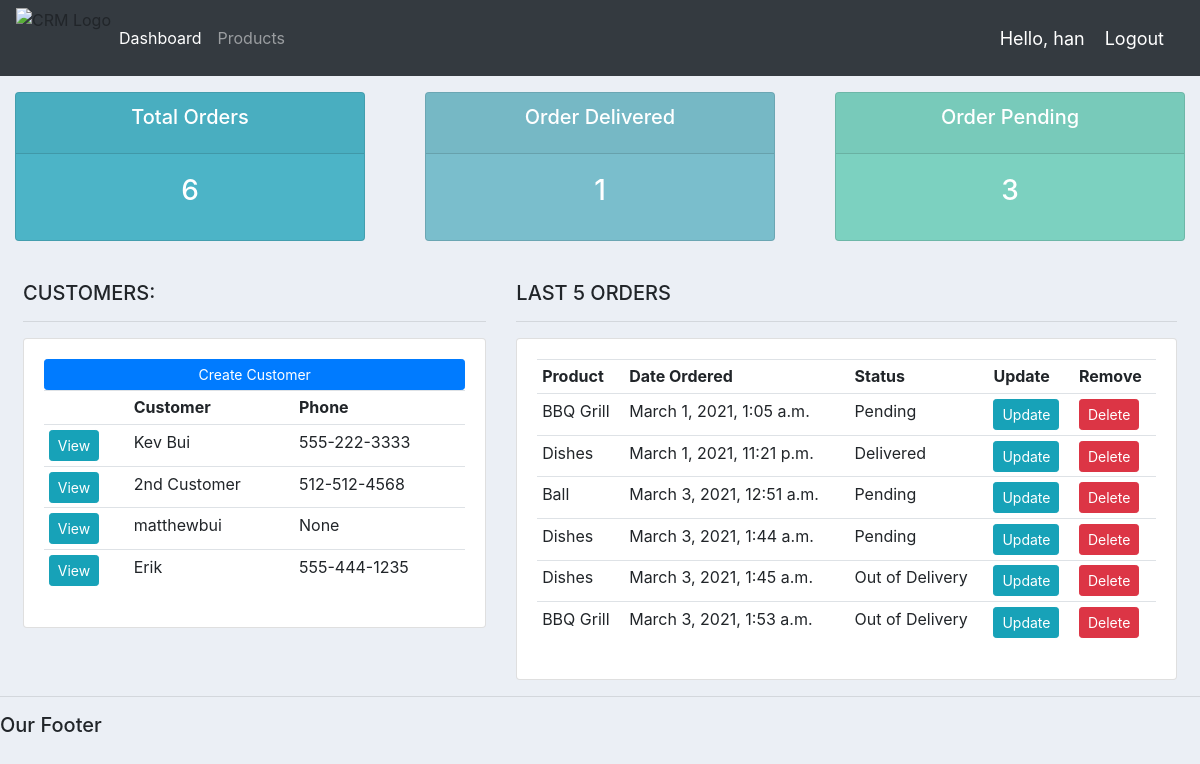
The app's page / (signed in) with its own data.
### accounts/models.py (models this page shows, shortened)
class Customer(models.Model):
    user = models.OneToOneField(
        User, null=True, blank=True, on_delete=models.CASCADE)
    name = models.CharField(max_length=200, null=True)
    phone = models.CharField(max_length=200, null=True)
    email = models.CharField(max_length=200, null=True)
    profile_pic = models.ImageField(
        default="default-profile.jpg", null=True, blank=True)
    date_created = models.DateTimeField(auto_now_add=True)

class Order(models.Model):
    STATUS = (  # tuple
        ('Pending', 'Pending'),
        ('Out of Delivery', 'Out of Delivery'),
        ('Delivered', 'Delivered'),
    )
    customer = models.ForeignKey(
        Customer, null=True, on_delete=models.SET_NULL)
    product = models.ForeignKey(Product, null=True, on_delete=models.SET_NULL)
    date_created = models.DateTimeField(auto_now_add=True)
    status = models.CharField(max_length=200, null=True, choices=STATUS)

class Product(models.Model):
    CATEGORY = (  # tuple
        ('Indoor', 'Indoor'),
        ('Outdoor', 'Outdoor'),
    )
    name = models.CharField(max_length=200, null=True)
    price = models.FloatField(null=True)
    category = models.CharField(max_length=200, null=True, choices=CATEGORY)
    description = models.CharField(max_length=200, null=True, blank=True)
    date_created = models.DateTimeField(auto_now_add=True, null=True)
    tag = models.ManyToManyField(Tag)
    def __str__(self):
        return self.name

### accounts/decorators.py (the view)
    def wrapper_func(request, *args, **kwargs):
        group = None
        if request.user.groups.exists():
            group = request.user.groups.all()[0].name
        if group == 'customer':
            return redirect('user-page')
        if group == 'admin':
            return view_func(request, *args, **kwargs)

### accounts/views.py (called while the page is built)
@login_required(login_url='login')  # calling first
@admin_only
def home(request):
    orders = Order.objects.all()
    customers = Customer.objects.all()
    total_customers = customers.count()
    total_orders = orders.count()
    delivered = orders.filter(status='Delivered').count()
    pending = orders.filter(status='Pending').count()
    context = {'orders': orders,
               'customers': customers,
               'total_customers': total_customers,
               'total_orders': total_orders,
               'delivered': delivered,
               'pending': pending
               }
    return render(request, 'accounts/dashboard.html', context)

### accounts/templates/accounts/dashboard.html
{% extends 'accounts/main.html' %}
{% block content %}
{% include 'accounts/status.html' %}
<br>
<div class="row mx-2">
    <div class="col-md-5">
        <h5>CUSTOMERS:</h5>
        <hr>
        <div class="card card-body">
            <a href="" class="btn btn-primary btn-sm btn-block">Create Customer</a>
            <table class="table table-sm">
                <tr>
                    <th></th>
                    <th>Customer</th>
                    <th>Phone</th>
                </tr>
                {% for customer in customers %}
                    <tr>
                        <td><a class="btn btn-sm btn-info" href="{% url 'customer' customer.id %}">View</a></td>
                        <td>{{customer.name}}</td>
                        <td>{{customer.phone}}</td>
                    </tr>
                {% endfor %}
            </table>
        </div>
    </div>
    <div class="col-md-7">
        <h5>LAST 5 ORDERS</h5>
        <hr>
        <div class="card card-body">
            <table class="table table-sm">
                <tr>
                    <th>Product</th>
                    <th>Date Ordered</th>
                    <th>Status</th>
                    <th>Update</th>
                    <th>Remove</th>
                </tr>
                {% for order in orders %}
                    <tr>
                        <td>{{order.product}}</td>
                        <td>{{order.date_created}}</td>
                        <td>{{order.status}}</td>
                        <td><a href="{% url 'update_order' order.id %}" class="btn btn-info btn-sm">Update</a></td>
                        <td><a href="{% url 'delete_order' order.id %}" class="btn btn-danger btn-sm">Delete</a></td>
                    </tr>
                {% endfor %}
            </table>
        </div>
    </div>
</div>
{% endblock content %}

### accounts/templates/accounts/navbar.html (shortened to what this page needs)
{% load static %}
<nav class="navbar navbar-expand-lg navbar-dark bg-dark">
    <img class="im" src="{% static 'images/crm-cycle.png' %}" alt="CRM Logo" style="height: 60px; width:auto;">
    <div class="collapse navbar-collapse" id="navbarNav">
      <ul class="navbar-nav">
        {% if request.user.is_staff %}
          <li class="nav-item active">
            <a class="nav-link" href="{% url 'home' %}">Dashboard</a>
          </li>
          <li class="nav-item">
            <a class="nav-link" href="{% url 'products' %}">Products</a>
          </li>
          {% else %}
          <li class="nav-item">
            <a href="{% url 'account' %}" class="nav-link">Settings</a>
          </li>
        {% endif %}
      </ul>
    </div>
    <span class="hello-msg">Hello, {{request.user}}</span>
    <span><a class="hello-msg" href="{% url 'logout' %}">Logout</a></span>
  </nav>

### static/css/main.css (style rules this page uses)
body { background-color: #ebeff5; }

### accounts/templates/accounts/navbar.html (style rules this page uses)
.hello-msg { font-size: 18px; color: #fff; margin-right: 20px }

### records on screen
Customer: name "Kev Bui", phone "555-222-3333"
Customer: name "2nd Customer", phone "512-512-4568"
Customer: name "matthewbui", phone "None"
Customer: name "Erik", phone "555-444-1235"
Order: product "BBQ Grill", date_created "March 1, 2021, 1:05 a.m.", status "Pending"
Order: product "Dishes", date_created "March 1, 2021, 11:21 p.m.", status "Delivered"
Order: product "Ball", date_created "March 3, 2021, 12:51 a.m.", status "Pending"
Order: product "Dishes", date_created "March 3, 2021, 1:44 a.m.", status "Pending"
Order: product "Dishes", date_created "March 3, 2021, 1:45 a.m.", status "Out of Delivery"
Order: product "BBQ Grill", date_created "March 3, 2021, 1:53 a.m.", status "Out of Delivery"

### other values on screen
{{ request.user }} "han"
{{ total_orders }} "6"
{{ delivered }} "1"
{{ pending }} "3"
